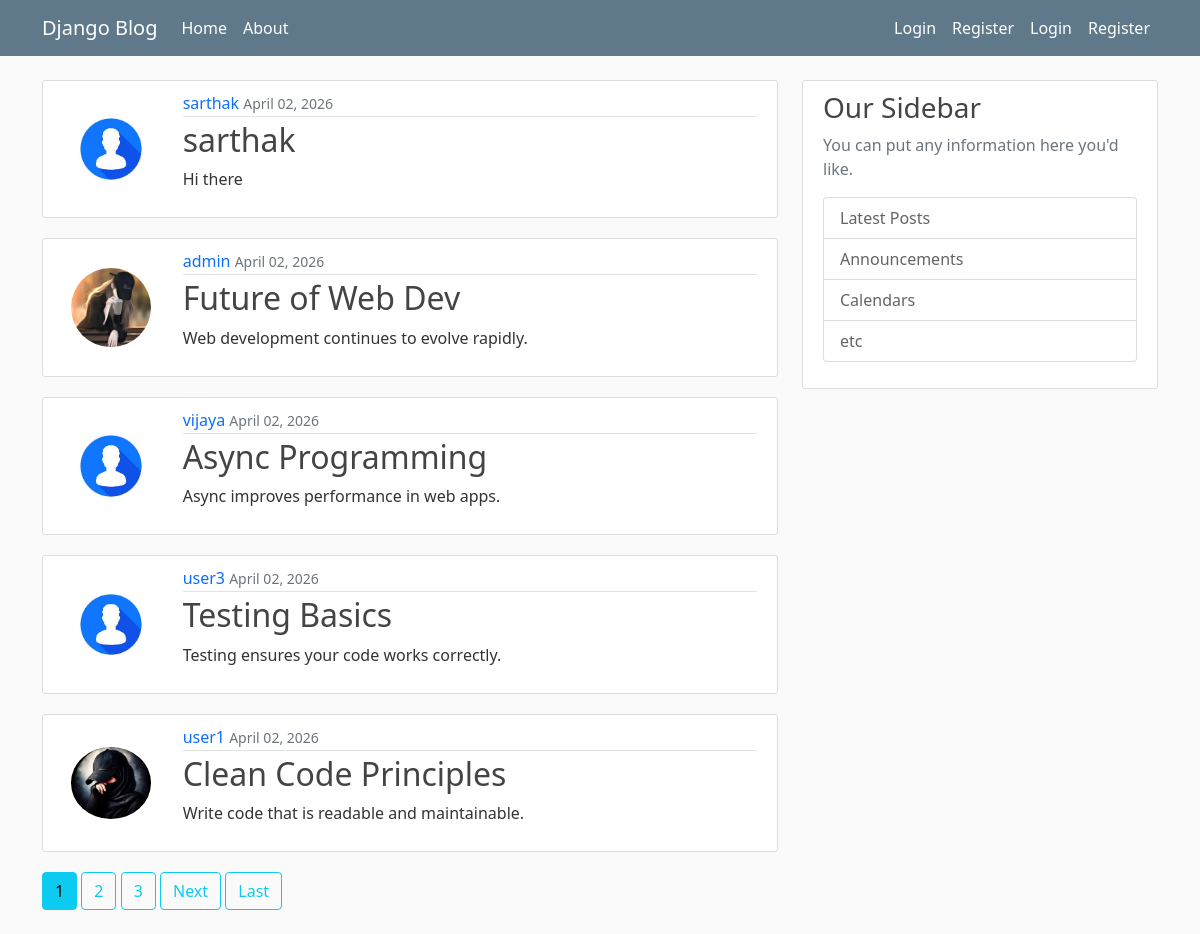
The page / on the database its author committed.
### blogapp/models.py (models this page shows, shortened)
class Posts(models.Model):
    title = models.CharField(max_length=100)
    content = models.TextField()
    data_posted = models.DateTimeField(default=timezone.now)
    author = models.ForeignKey(User, on_delete=models.CASCADE)

### users/models.py (models this page shows, shortened)
class Profile(models.Model):
    user = models.OneToOneField(User, on_delete=models.CASCADE)
    image = models.ImageField(default="default.jpg", upload_to="profile_pics")

### blogapp/views.py (the view)
# urls.py: path("", PostListView.as_view(), name="blog-home"),
class PostListView(ListView):
    model = Posts
    template_name = "blogapp/home.html"
    context_object_name = "posts"
    ordering = ["-data_posted"]
    paginate_by = 5

### blogapp/templates/blogapp/home.html (shortened to what this page needs)
{% extends 'blogapp/base.html' %}
{% block content %}
{% for post in posts %}
<article class="media content-section">
    <div class="row">
        <div class="col-md-2 d-flex align-items-center justify-content-center">
            <img class="col-md-10 rounded-circle" src="{{ post.author.profile.image.url }}" />
        </div>
        <div class="media-body col-md-10">
            <div class="article-metadata">
                <a class="mr-2 text-decoration-none"
                    href="{% url 'user-posts' post.author.username %}">{{post.author}}</a>
                <small class="text-muted">{{ post.data_posted|date:"F d, Y" }}</small>
            </div>
            <h2>
                <a class="article-title text-decoration-none" href="{% url 'post-detail' post.id %}">{{ post.title}}</a>
            </h2>
            <p class="article-content">{{ post.content }}</p>
        </div>
    </div>
</article>
{% endfor %}
{% if is_paginated %}
{% for num in page_obj.paginator.page_range %}
{% if page_obj.number == num %}
<a href="?page={{ num }}" class="btn btn-info mb-4">{{ num }}</a>
{% elif num > page_obj.number|add:'-3' and num < page_obj.number|add:'3' %} <a href="?page={{ num }}"
    class="btn btn-outline-info mb-4">{{ num }}</a>
    {% endif %}
    {% endfor %}
    {% if page_obj.has_next %}
    <a href="?page={{ page_obj.next_page_number }}" class="btn btn-outline-info mb-4">Next</a>
    <a href="?page={{ page_obj.paginator.num_pages }}" class="btn btn-outline-info mb-4">Last</a>
    {% endif %}
    {% endif %}
    {% endblock content%}

### blogapp/static/blogapp/main.css (style rules this page uses)
body { background: #fafafa; color: #333333; margin-top: 5rem; }
h1, h2, h3, h4, h5, h6 { color: #444444; }
.content-section { background: #ffffff; padding: 10px 20px; border: 1px solid #dddddd; border-radius: 3px; margin-bottom: 20px; }
.article-title { color: #444444; }
.article-content { white-space: pre-line; }
.article-metadata { padding-bottom: 1px; margin-bottom: 4px; border-bottom: 1px solid #e3e3e3; }

### rows shown on the page
Posts: author.profile.image (placeholder picture), author "sarthak", data_posted "April 02, 2026", title "sarthak", content "Hi there"
Posts: author.profile.image (picture), author "admin", data_posted "April 02, 2026", title "Future of Web Dev", content "Web development continues to evolve rapidly."
Posts: author.profile.image (placeholder picture), author "vijaya", data_posted "April 02, 2026", title "Async Programming", content "Async improves performance in web apps."
Posts: author.profile.image (placeholder picture), author "user3", data_posted "April 02, 2026", title "Testing Basics", content "Testing ensures your code works correctly."
Posts: author.profile.image (picture), author "user1", data_posted "April 02, 2026", title "Clean Code Principles", content "Write code that is readable and maintainable."

### other values the page prints
{{ num }} "1"
{{ num }} "2" "3"
